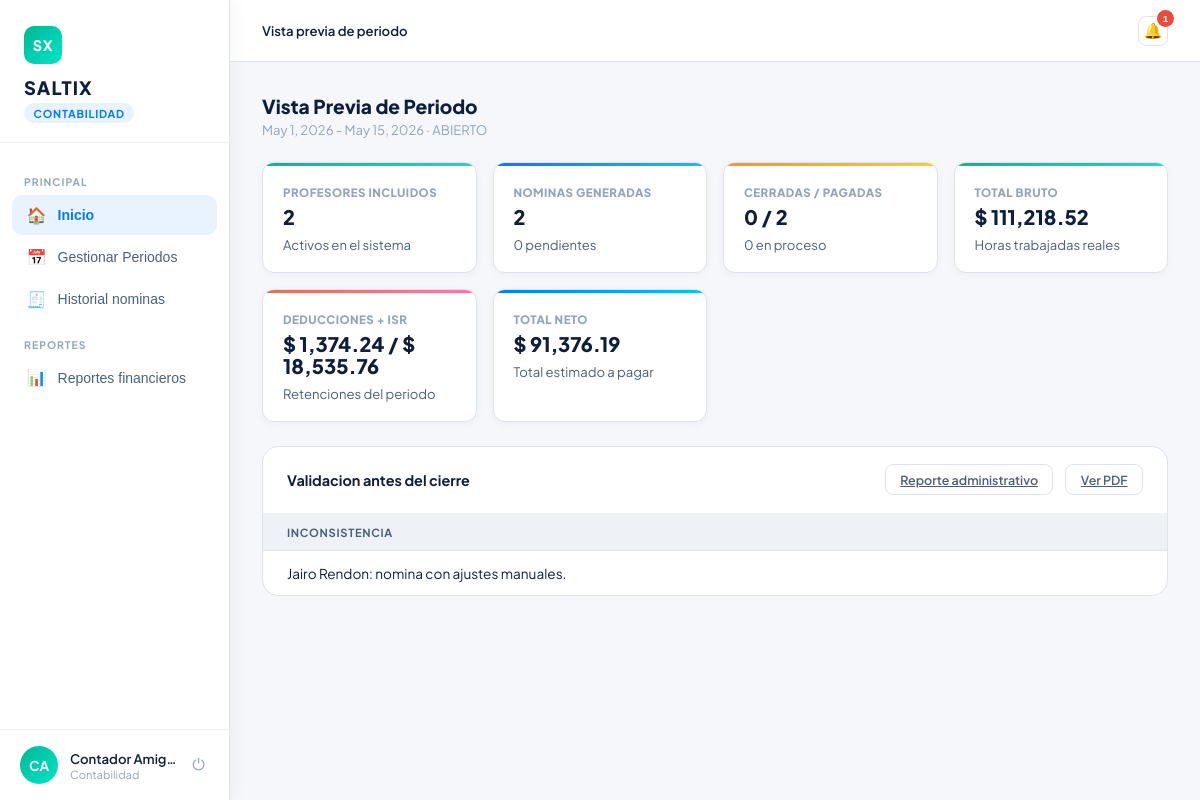
The app's page /contabilidad/periodo/2/preview/ (signed in) with its own data.
### users/models.py (models this page shows, shortened)
class Usuario(AbstractBaseUser, PermissionsMixin):
    email = models.EmailField(max_length=254, unique=True)
    nombre = models.CharField(max_length=50, blank=False, null=False)
    apellido = models.CharField(max_length=50, blank=False, null=False)
    is_active = models.BooleanField(default=True)
    is_staff = models.BooleanField(default=False)
    date_joined = models.DateTimeField(default=timezone.now)
    last_login = models.DateTimeField(null=True, blank=True)
    rol_id = models.ForeignKey('Rol', on_delete=models.PROTECT, null=True, blank=True, related_name='users')
    objects = UsuarioManager()
    USERNAME_FIELD = "email"
    REQUIRED_FIELDS = ["nombre", "apellido"]
    def get_full_name(self):
        return f"{self.nombre} {self.apellido}"

class Rol(models.Model):
    nombre = models.CharField(max_length=50, blank=False, null=False)
    descripcion = models.TextField(max_length=1000, blank=True, null=True)

### Contabilidad/models.py (models this page shows, shortened)
class Periodo(models.Model):
    TIPOS = [
        ("SEMANAL", "Semanal"),
        ("QUINCENAL", "Quincenal"),
        ("MENSUAL", "Mensual"),
    ]
    ESTADOS = [
        ("ABIERTO", "Abierto"),
        ("CERRADO", "Cerrado"),
    ]
    fecha_inicio = models.DateField()
    fecha_fin = models.DateField()
    tipo = models.CharField(max_length=10, choices=TIPOS, default="QUINCENAL")
    estado = models.CharField(max_length=10, choices=ESTADOS, default="ABIERTO")
    fecha_cierre = models.DateTimeField(null=True, blank=True)
    class Meta:
        constraints = [
            models.UniqueConstraint(
                fields=["fecha_inicio", "fecha_fin", "tipo"],
                name="unique_periodo_rango_tipo",
            ),
        ]

### Contabilidad/views.py (the view)
# urls.py: path("periodo/<int:periodo_id>/preview/", views.vista_previa_periodo, name="vista_previa_periodo"),
@login_required
@requiere_rol("contabilidad", "administrador")
def vista_previa_periodo(request, periodo_id):
    periodo = get_object_or_404(Periodo, id=periodo_id)
    context = {
        "periodo": periodo,
        "resumen": obtener_resumen_periodo(periodo),
    }
    return render(request, "Contabilidad/vista_previa_periodo.html", context)

### Contabilidad/templatetags/money_filters.py (called while the page is built)
@register.filter
def money(value):
    try:
        amount = Decimal(value or 0)
    except (InvalidOperation, TypeError, ValueError):
        amount = Decimal("0")
    return f"{amount:,.2f}"

### Contabilidad/utils.py (called while the page is built)
def money(value):
    try:
        return Decimal(value or 0).quantize(Decimal("0.0001"))
    except (InvalidOperation, TypeError, ValueError):
        return Decimal("0.0000")

def get_profesores_activos():
    return Profesor.objects.select_related("usuario").filter(estado_laboral="ACTIVO")

def get_profesores_sin_nomina_periodo(periodo):
    if periodo is None:
        return []
    con_nomina = set(Nomina.objects.filter(periodo=periodo).values_list("profesor_id", flat=True))
    return [p for p in get_profesores_activos() if p.id not in con_nomina]

def obtener_nominas_periodo(periodo, profesor_id="", estado=""):
    nominas = Nomina.objects.select_related(
        "profesor",
        "profesor__usuario",
        "profesor__departamento",
        "periodo",
    ).filter(periodo=periodo)
    if profesor_id:
        nominas = nominas.filter(profesor_id=profesor_id)
    if estado:
        nominas = nominas.filter(estado=estado)
    return nominas.order_by("profesor__usuario__apellido", "profesor__usuario__nombre")

def obtener_totales_periodo(periodo, nominas=None):
    nominas = list(nominas if nominas is not None else obtener_nominas_periodo(periodo))
    totales = {
        "total_profesores": len(nominas),
        "total_bruto": Decimal("0.0000"),
        "total_percepciones": Decimal("0.0000"),
        "total_deducciones": Decimal("0.0000"),
        "total_isr": Decimal("0.0000"),
        "total_neto": Decimal("0.0000"),
    }
    for nomina in nominas:
        totales["total_bruto"] += money(nomina.total_bruto)
        totales["total_percepciones"] += money(nomina.total_percepciones)
        totales["total_deducciones"] += money(nomina.total_deducciones)
        totales["total_isr"] += money(nomina.total_impuestos)
        totales["total_neto"] += money(nomina.total_neto)
    return totales

### Notifications/context_processors.py (called while the page is built)
def notifications(request):
    user = getattr(request, "user", None)
    if not user or not user.is_authenticated:
        return {}
    qs = Notificacion.objects.filter(usuario=user, archivada=False)
    return {
        "notification_unread_count": qs.filter(leida=False).count(),
        "notification_latest": qs.order_by("-creada_en")[:5],
    }

### Contabilidad/templates/Contabilidad/vista_previa_periodo.html (shortened to what this page needs)
{% extends "core/layout.html" %}
{% load static %}
{% load money_filters %}
{% block page_css %}
<link rel="stylesheet" href="{% static 'css/dashboard_base.css' %}">
<link rel="stylesheet" href="{% static 'css/dashboard_shared.css' %}">
<link rel="stylesheet" href="{% static 'css/dashboard_contabilidad.css' %}">
{% endblock %}
{% block topbar %}
<header class="topbar">
  <div class="topbar-left">
    <div class="breadcrumb"><strong id="breadcrumb-text">Vista previa de periodo</strong></div>
  </div>
  <div class="topbar-actions">
    {% include "Notifications/partials/bell.html" %}
  </div>
</header>
{% endblock %}
{% block content %}
<div class="page active" id="page-reportes">
  <div class="section-title">Vista Previa de Periodo</div>
  <div class="section-sub">{{ periodo.fecha_inicio }} - {{ periodo.fecha_fin }} · {{ periodo.estado }}</div>
  <div class="conta-summary-grid report-summary-grid">
    <div class="conta-summary-card"><div class="card-bar bar-teal"></div><div class="summary-label">Profesores incluidos</div><div class="summary-value">{{ resumen.total_profesores_incluidos }}</div><div class="summary-meta">Activos en el sistema</div></div>
    <div class="conta-summary-card"><div class="card-bar bar-blue"></div><div class="summary-label">Nominas generadas</div><div class="summary-value">{{ resumen.total_nominas_generadas }}</div><div class="summary-meta">{{ resumen.total_nominas_pendientes }} pendientes</div></div>
    <div class="conta-summary-card"><div class="card-bar bar-orange"></div><div class="summary-label">Cerradas / Pagadas</div><div class="summary-value">{{ resumen.total_nominas_cerradas }} / {{ resumen.total_nominas_pagadas }}</div><div class="summary-meta">{{ resumen.total_nominas_en_proceso }} en proceso</div></div>
    <div class="conta-summary-card"><div class="card-bar bar-teal"></div><div class="summary-label">Total bruto</div><div class="summary-value">$ {{ resumen.totales.total_bruto|money }}</div><div class="summary-meta">Horas trabajadas reales</div></div>
    <div class="conta-summary-card"><div class="card-bar bar-red"></div><div class="summary-label">Deducciones + ISR</div><div class="summary-value">$ {{ resumen.totales.total_deducciones|money }} / $ {{ resumen.totales.total_isr|money }}</div><div class="summary-meta">Retenciones del periodo</div></div>
    <div class="conta-summary-card"><div class="card-bar bar-blue"></div><div class="summary-label">Total neto</div><div class="summary-value">$ {{ resumen.totales.total_neto|money }}</div><div class="summary-meta">Total estimado a pagar</div></div>
  </div>
  <div class="table-wrap">
    <div class="table-header">
      <h3>Validacion antes del cierre</h3>
      <div class="period-actions">
        <a class="btn-outline" href="{% url 'reporte_periodo' periodo.id %}">Reporte administrativo</a>
        <a class="btn-outline" href="{% url 'reporte_periodo_print' periodo.id %}" target="_blank">Ver PDF</a>
      </div>
    </div>
    <table>
      <thead><tr><th>Inconsistencia</th></tr></thead>
      <tbody>
        {% for inconsistencia in resumen.inconsistencias %}
          <tr><td>{{ inconsistencia }}</td></tr>
        {% empty %}
          <tr><td class="empty-cell">Sin inconsistencias detectadas.</td></tr>
        {% endfor %}
      </tbody>
    </table>
  </div>
</div>
{% endblock %}

### core/templates/core/layout.html (shortened to what this page needs)
{% load static %}
<!DOCTYPE html>
<html lang="es">
<head>
  {% block page_css %}{% endblock %}
  <link rel="stylesheet" href="{% static 'Notifications/css/notifications.css' %}">
</head>
<body>
  {% if user.is_authenticated %}
    {% with role=user.rol_id.nombre|default:""|lower %}
      {% if role == "jefatura" %}
        <aside class="sidebar" id="sidebar">
          <div class="sidebar-logo">
            <div class="logo-mark">SX</div>
            <h1>SALTIX</h1>
            <span class="role-tag">Panel de Jefatura</span>
          </div>
          <nav>
            <button class="nav-item active" onclick="showPage('equipo', this)">
              <span class="icon">&#x1F465;</span> Mi equipo
            </button>
            <button class="nav-item" onclick="showPage('asistencia', this)">
              <span class="icon">&#x1F550;</span> Asistencia
            </button>
            <button class="nav-item" onclick="showPage('solicitudes', this)">
              <span class="icon">&#x1F4CB;</span> Solicitudes
              <span class="badge" id="badge-sol" style="position:relative;top:0;right:0;margin-left:auto;background:#e74c3c;color:#fff;border-radius:999px;padding:1px 7px;font-size:0.68rem;">{{ solicitudes_pendientes_total }}</span>
            </button>
            <button class="nav-item" onclick="showPage('reportes', this)">
              <span class="icon">&#x1F4CA;</span> Reportes
            </button>
          </nav>
          <div class="sidebar-profile">
            <div class="avatar">{{ user.nombre|default:"U"|slice:":1" }}{{ user.apellido|default:""|slice:":1" }}</div>
            <div class="profile-info">
              <div class="profile-name">{{ user.nombre }} {{ user.apellido }}</div>
              <div class="profile-role">{{ user.rol_id.nombre|default:"" }}</div>
            </div>
            <form action="{% url 'logout' %}" method="post" class="logout-form">
              {% csrf_token %}
              <button class="logout-btn" type="submit" title="Cerrar sesion">&#x23FB;</button>
            </form>
          </div>
        </aside>
      {% elif role == "contabilidad" %}
        <aside class="sidebar" id="sidebar">
          <div class="sidebar-logo">
            <div class="logo-mark" style="background:linear-gradient(135deg,#00b894,#00e5c9);">SX</div>
            <h1>SALTIX</h1>
            <span class="role-tag role-tag-conta">Contabilidad</span>
          </div>
          <nav>
            <div class="nav-label">Principal</div>
            <button class="nav-item active" data-page="inicio" data-dashboard-url="{% url 'contabilidad_dashboard' %}" onclick="showPage('inicio',this)">
              <span class="icon">&#x1F3E0;</span> Inicio
            </button>
            <button class="nav-item" data-page="periodos" data-dashboard-url="{% url 'contabilidad_dashboard' %}" onclick="showPage('periodos',this)">
              <span class="icon">&#x1F4C5;</span> Gestionar Periodos
            </button>
            <button class="nav-item" data-page="historial" data-dashboard-url="{% url 'contabilidad_dashboard' %}" onclick="showPage('historial',this)">
              <span class="icon">&#x1F9FE;</span> Historial nominas
            </button>
            <div class="nav-label">Reportes</div>
            <button class="nav-item" data-page="reportes" data-dashboard-url="{% url 'contabilidad_dashboard' %}" onclick="showPage('reportes',this)">
              <span class="icon">&#x1F4CA;</span> Reportes financieros
            </button>
          </nav>
          <div class="sidebar-profile">
            <div class="avatar" style="background:linear-gradient(135deg,#00b894,#00e5c9);">{{ user.nombre|default:"U"|slice:":1" }}{{ user.apellido|default:""|slice:":1" }}</div>
            <div class="profile-info">
              <div class="profile-name">{{ user.nombre }} {{ user.apellido }}</div>
              <div class="profile-role">{{ user.rol_id.nombre|default:"" }}</div>
            </div>
            <form action="{% url 'logout' %}" method="post" class="logout-form">
              <button class="logout-btn" type="submit" title="Cerrar sesion">&#x23FB;</button>
            </form>
          </div>
        </aside>
      {% endif %}
    {% endwith %}
  {% endif %}
  <div class="main">
    {% block topbar %}{% endblock %}
    <div class="content">
      {% block content %}{% endblock %}
    </div>
  </div>
</body>
</html>

### core/static/css/dashboard_contabilidad.css (style rules this page uses)
.role-tag-conta { background: #e6f9f4; color: #00916e; }
.topbar-actions { display: flex; align-items: center; gap: .75rem; }
.card-bar { height: 3px; border-radius: 16px 16px 0 0; position: absolute; top: 0; left: 0; right: 0; }
.bar-blue { background: linear-gradient(90deg, #007BFF, #00c6ff); }
.bar-teal { background: linear-gradient(90deg, #00b894, #00e5c9); }
.bar-orange { background: linear-gradient(90deg, #f7971e, #ffd200); }
.bar-red { background: linear-gradient(90deg, #e17055, #fd79a8); }
.conta-summary-grid { display: grid; grid-template-columns: repeat(3, minmax(0, 1fr)); gap: 1rem; margin-bottom: 1.5rem; }
.report-summary-grid { grid-template-columns: repeat(auto-fit, minmax(180px, 1fr)); }
.conta-summary-card { position: relative; overflow: hidden; background: var(--white); border: 1px solid var(--gray-200); border-radius: 12px; padding: 1.35rem 1.25rem 1.1rem; box-shadow: 0 2px 8px rgba(13,31,60,.04); }
.summary-label { color: var(--gray-400); font-size: .72rem; font-weight: 800; letter-spacing: .04em; margin-bottom: .4rem; text-transform: uppercase; }
.summary-value { color: var(--navy); font-size: 1.25rem; font-weight: 800; line-height: 1.1; margin-bottom: .45rem; }
.summary-meta { color: var(--gray-600); font-size: .82rem; line-height: 1.45; }
.period-actions { display: flex; align-items: center; gap: .75rem; flex-wrap: wrap; justify-content: flex-end; }
.section-title { font-size: 1.2rem; font-weight: 800; margin-bottom: .2rem; }
.section-sub { font-size: .82rem; color: var(--gray-400); margin-bottom: 1.5rem; }

### Notifications/static/Notifications/css/notifications.css (style rules this page uses)
.topbar-actions { display: flex; align-items: center; gap: .75rem; }

### records on screen
Usuario: nombre "C", apellido "A", nombre "Contador", apellido "Ami…", rol_id.nombre "Contabilidad"
Periodo: fecha_inicio "May 1, 2026", fecha_fin "May 15, 2026", estado "ABIERTO"

### other values on screen
{{ notification_unread_count }} "1"
{{ resumen.total_profesores_incluidos }} "2"
{{ resumen.total_nominas_generadas }} "2"
{{ resumen.total_nominas_pendientes }} "0"
{{ resumen.total_nominas_cerradas }} "0"
{{ resumen.total_nominas_pagadas }} "2"
{{ resumen.total_nominas_en_proceso }} "0"
{{ resumen.totales.total_bruto|money }} "111,218.52"
{{ resumen.totales.total_deducciones|money }} "1,374.24"
{{ resumen.totales.total_isr|money }} "18,535.76"
{{ resumen.totales.total_neto|money }} "91,376.19"
{{ inconsistencia }} "Jairo Rendon: nomina con ajustes manuales."
